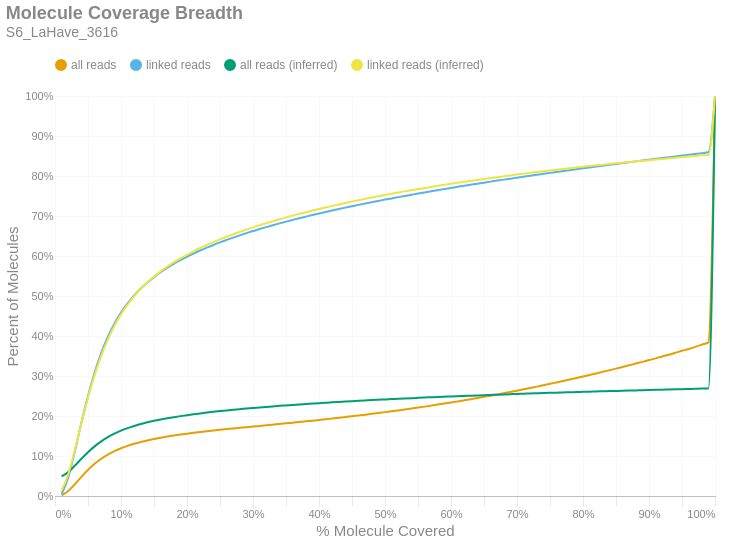

Notebook cell for this chart:
### Markdown cell above
### Molecule Read Coverage
This chart shows molecule coverage breadth as computed by the number of bases aligned to that molecule. In other words, "*how much of each unique long molecule is actually sequenced/aligned?*" Keep in mind there is a distinction between sequences and alignments, since some sequences belonging to a particular molecule may not align well and wouldn't appear in the alignment data. This chart also shows molecule coverage breadth as computed by the *inferred fragment* from which the aligned sequences originate. Unlike read coverage, this calculation takes into account the total insert size, including unsequenced gaps between the forward and reverse reads. Like the previous figures, these are cumulative percents.

### Code cell
if SKIPLR:
    print_html(f"Skipped")
else:
    binned_df = consolidated_hist(valids['coverage_bp'], mask, 0.01, True)
    binned_df_inf = consolidated_hist(valids['coverage_inserts'], mask, 0.01, True)
    binned_df = binned_df.with_columns(pl.lit(binned_df_inf['all reads (cumsum)']).alias('all reads (inferred)'))
    binned_df = binned_df.with_columns(pl.lit(binned_df_inf['linked reads (cumsum)']).alias('linked reads (inferred)'))
    binned_df = binned_df.with_columns(
        (pl.col('bin').cast(pl.Float64) + 0.01).alias('right_edge')
    )

    with SafeRender(binned_df):
        (
            density_plot(binned_df, 'Molecule Coverage Breadth', samplename, 'molcov', ['all reads (inferred)','linked reads (inferred)'])
            .encode(
                #x=alt.X('bin:Q', title="% Molecule Covered").axis(format = '%').scale(padding=0),
                x=alt.X('right_edge:Q', title="% Molecule Covered").axis(format='%').scale(padding=0),
                y=alt.Y('value:Q', title='Percent of Molecules')
                    .axis(format='%')
                    .stack(False)
                    .scale(domainMin=0, padding=0),
                color=alt.Color("key:N").scale(domain = ["all reads", "linked reads", "all reads (inferred)", "linked reads (inferred)"]),
                tooltip = [
                    alt.Tooltip("key:N", title = "Data Type"),
                    alt.Tooltip("range_label:N", title="% Molecule Covered"),
                    alt.Tooltip("value:Q", format = ".2%", title="% Molecules")
                ]
            )
        ).display()

### Figure 1 — Vega-Lite specification as saved in the notebook (floating-point values rounded to 4 significant figures)
{"width": "container", "height": 400, "config": {"title": {"anchor": "start", "dy": -15, "fontSize": 18, "color": "#888888", "subtitleColor": "#888888", "subtitleFontSize": 14}, "arc": {"fill": "#0072B2"}, "axis": {"domainColor": "#888888", "domainWidth": 0.5, "gridWidth": 0.2, "grid": false, "titleFontWeight": 400, "titleFontSize": 15, "labelFontSize": 11, "labelColor": "#888888", "tickColor": "#888888", "tickWidth": 0.2, "titleColor": "#888888"}, "axisBand": {"grid": false}, "axisX": {"grid": true, "tickSize": 10, "domainCap": "round"}, "axisY": {"domain": false, "grid": true, "tickSize": 0, "domainCap": "round"}, "background": "transparent", "header": {"labelFontSize": 15, "labelColor": "#888888", "titleFontSize": 15, "titleFontWeight": 600, "titleColor": "#888888"}, "legend": {"labelFont": "sans-serif", "labelFontSize": 12, "labelColor": "#888888", "symbolSize": 100, "symbolType": "circle", "titleFontSize": 12, "titlePadding": 10, "titleColor": "#888888", "title": null, "orient": "top"}, "range": {"category": ["#E69F00", "#56B4E9", "#009E73", "#F0E442", "#0072B2", "#D55E00", "#CC79A7", "#000000"], "diverging": ["#cfe8f3", "#a2d4ec", "#73bfe2", "#46abdb", "#1696d2", "#12719e"]}, "area": {"fill": "#0072B2", "fillOpacity": 0.7, "line": true, "strokeOpacity": 0.7}, "line": {"color": "#0072B2", "stroke": "#0072B2", "strokeWidth": 2}, "trail": {"color": "#0072B2", "stroke": "#0072B2", "strokeWidth": 0, "size": 1}, "point": {"filled": true, "fillOpacity": 1.0, "size": 95}, "text": {"color": "#888888", "fontSize": 11, "align": "right", "fontWeight": 400, "size": 11}, "bar": {"fill": "#0072B2", "stroke": null}, "view": {"stroke": null, "continuousWidth": 660, "continuousHeight": 400}}, "data": {"name": "data-2b6fc1c34447306b437c66c441add34c"}, "mark": {"type": "line", "interpolate": "monotone", "point": {"opacity": 0, "size": 275}}, "encoding": {"color": {"field": "key", "scale": {"domain": ["all reads", "linked reads", "all reads (inferred)", "linked reads (inferred)"]}, "type": "nominal"}, "tooltip": [{"field": "key", "title": "Data Type", "type": "nominal"}, {"field": "range_label", "title": "% Molecule Covered", "type": "nominal"}, {"field": "value", "format": ".2%", "title": "% Molecules", "type": "quantitative"}], "x": {"axis": {"format": "%"}, "field": "right_edge", "scale": {"padding": 0}, "title": "% Molecule Covered", "type": "quantitative"}, "y": {"axis": {"format": "%"}, "field": "value", "scale": {"domainMin": 0, "padding": 0}, "stack": false, "title": "Percent of Molecules", "type": "quantitative"}}, "params": [{"name": "param_c36ac31b6afebe62", "select": {"type": "point", "fields": ["key"]}, "bind": "legend"}], "title": {"text": "Molecule Coverage Breadth", "subtitle": "S6_LaHave_3616"}, "transform": [{"fold": ["all reads (cumsum)", "linked reads (cumsum)", "all reads (inferred)", "linked reads (inferred)"]}, {"calculate": "replace(datum.key, ' (cumsum)', '')", "as": "key"}, {"filter": {"param": "param_c36ac31b6afebe62"}}], "usermeta": {"embedOptions": {"downloadFileName": "S6_LaHave_3616.molcov"}}, "$schema": "https://vega.github.io/schema/vega-lite/v6.1.0.json", "datasets": {"data-2b6fc1c34447306b437c66c441add34c": [{"bin": "0.0", "interval": "0.0-0.01", "all reads": 0.001461, "linked reads": 0.005003, "all reads (cumsum)": 0.001461, "linked reads (cumsum)": 0.005003, "range_label": "0.0-0.01", "all reads (inferred)": 0.04905, "linked reads (inferred)": 0.0133, "right_edge": 0.01}, {"bin": "0.01", "interval": "0.01-0.02", "all reads": 0.01077, "linked reads": 0.04077, "all reads (cumsum)": 0.01223, "linked reads (cumsum)": 0.04577, "range_label": "0.01-0.02", "all reads (inferred)": 0.05971, "linked reads (inferred)": 0.05372, "right_edge": 0.02}, {"bin": "0.02", "interval": "0.02-0.03", "all reads": 0.01704, "linked reads": 0.06551, "all reads (cumsum)": 0.02927, "linked reads (cumsum)": 0.1113, "range_label": "0.02-0.03", "all reads (inferred)": 0.07564, "linked reads (inferred)": 0.115, "right_edge": 0.03}, {"bin": "0.03", "interval": "0.03-0.04", "all reads": 0.01861, "linked reads": 0.07175, "all reads (cumsum)": 0.04788, "linked reads (cumsum)": 0.183, "range_label": "0.03-0.04", "all reads (inferred)": 0.09294, "linked reads (inferred)": 0.1819, "right_edge": 0.04}, {"bin": "0.04", "interval": "0.04-0.05", "all reads": 0.0174, "linked reads": 0.06718, "all reads (cumsum)": 0.06528, "linked reads (cumsum)": 0.2502, "range_label": "0.04-0.05", "all reads (inferred)": 0.1095, "linked reads (inferred)": 0.2458, "right_edge": 0.05}, {"bin": "0.05", "interval": "0.05-0.06", "all reads": 0.0151, "linked reads": 0.05829, "all reads (cumsum)": 0.08039, "linked reads (cumsum)": 0.3085, "range_label": "0.05-0.06", "all reads (inferred)": 0.1241, "linked reads (inferred)": 0.3022, "right_edge": 0.06}, {"bin": "0.06", "interval": "0.06-0.07", "all reads": 0.01266, "linked reads": 0.04881, "all reads (cumsum)": 0.09304, "linked reads (cumsum)": 0.3573, "range_label": "0.06-0.07", "all reads (inferred)": 0.1365, "linked reads (inferred)": 0.3504, "right_edge": 0.07}, {"bin": "0.07", "interval": "0.07-0.08", "all reads": 0.01045, "linked reads": 0.04031, "all reads (cumsum)": 0.1035, "linked reads (cumsum)": 0.3976, "range_label": "0.07-0.08", "all reads (inferred)": 0.1471, "linked reads (inferred)": 0.3912, "right_edge": 0.08}, {"bin": "0.08", "interval": "0.08-0.09", "all reads": 0.008617, "linked reads": 0.03319, "all reads (cumsum)": 0.1121, "linked reads (cumsum)": 0.4308, "range_label": "0.08-0.09", "all reads (inferred)": 0.1559, "linked reads (inferred)": 0.4251, "right_edge": 0.09}, {"bin": "0.09", "interval": "0.09-0.1", "all reads": 0.007203, "linked reads": 0.0277, "all reads (cumsum)": 0.1193, "linked reads (cumsum)": 0.4585, "range_label": "0.09-0.1", "all reads (inferred)": 0.1634, "linked reads (inferred)": 0.454, "right_edge": 0.1}, {"bin": "0.1", "interval": "0.1-0.11", "all reads": 0.005994, "linked reads": 0.02299, "all reads (cumsum)": 0.1253, "linked reads (cumsum)": 0.4815, "range_label": "0.1-0.11", "all reads (inferred)": 0.1697, "linked reads (inferred)": 0.4785, "right_edge": 0.11}, {"bin": "0.11", "interval": "0.11-0.12", "all reads": 0.005186, "linked reads": 0.01988, "all reads (cumsum)": 0.1305, "linked reads (cumsum)": 0.5014, "range_label": "0.11-0.12", "all reads (inferred)": 0.1752, "linked reads (inferred)": 0.4996, "right_edge": 0.12}, {"bin": "0.12", "interval": "0.12-0.13", "all reads": 0.00449, "linked reads": 0.0172, "all reads (cumsum)": 0.135, "linked reads (cumsum)": 0.5186, "range_label": "0.12-0.13", "all reads (inferred)": 0.18, "linked reads (inferred)": 0.5181, "right_edge": 0.13}, {"bin": "0.13", "interval": "0.13-0.14", "all reads": 0.003957, "linked reads": 0.01511, "all reads (cumsum)": 0.1389, "linked reads (cumsum)": 0.5337, "range_label": "0.13-0.14", "all reads (inferred)": 0.1842, "linked reads (inferred)": 0.5342, "right_edge": 0.14}, {"bin": "0.14", "interval": "0.14-0.15", "all reads": 0.003502, "linked reads": 0.01338, "all reads (cumsum)": 0.1424, "linked reads (cumsum)": 0.5471, "range_label": "0.14-0.15", "all reads (inferred)": 0.1879, "linked reads (inferred)": 0.5487, "right_edge": 0.15}, {"bin": "0.15", "interval": "0.15-0.16", "all reads": 0.003198, "linked reads": 0.01216, "all reads (cumsum)": 0.1456, "linked reads (cumsum)": 0.5592, "range_label": "0.15-0.16", "all reads (inferred)": 0.1913, "linked reads (inferred)": 0.5616, "right_edge": 0.16}, {"bin": "0.16", "interval": "0.16-0.17", "all reads": 0.002906, "linked reads": 0.01105, "all reads (cumsum)": 0.1485, "linked reads (cumsum)": 0.5703, "range_label": "0.16-0.17", "all reads (inferred)": 0.1944, "linked reads (inferred)": 0.5734, "right_edge": 0.17}, {"bin": "0.17", "interval": "0.17-0.18", "all reads": 0.002662, "linked reads": 0.01008, "all reads (cumsum)": 0.1512, "linked reads (cumsum)": 0.5804, "range_label": "0.17-0.18", "all reads (inferred)": 0.1971, "linked reads (inferred)": 0.584, "right_edge": 0.18}, {"bin": "0.18", "interval": "0.18-0.19", "all reads": 0.002447, "linked reads": 0.009231, "all reads (cumsum)": 0.1537, "linked reads (cumsum)": 0.5896, "range_label": "0.18-0.19", "all reads (inferred)": 0.1997, "linked reads (inferred)": 0.5938, "right_edge": 0.19}, {"bin": "0.19", "interval": "0.19-0.2", "all reads": 0.002257, "linked reads": 0.008505, "all reads (cumsum)": 0.1559, "linked reads (cumsum)": 0.5981, "range_label": "0.19-0.2", "all reads (inferred)": 0.2021, "linked reads (inferred)": 0.6031, "right_edge": 0.2}, {"bin": "0.2", "interval": "0.2-0.21", "all reads": 0.002141, "linked reads": 0.00802, "all reads (cumsum)": 0.158, "linked reads (cumsum)": 0.6061, "range_label": "0.2-0.21", "all reads (inferred)": 0.2044, "linked reads (inferred)": 0.6118, "right_edge": 0.21}, {"bin": "0.21", "interval": "0.21-0.22", "all reads": 0.002021, "linked reads": 0.007547, "all reads (cumsum)": 0.1601, "linked reads (cumsum)": 0.6137, "range_label": "0.21-0.22", "all reads (inferred)": 0.2065, "linked reads (inferred)": 0.62, "right_edge": 0.22}, {"bin": "0.22", "interval": "0.22-0.23", "all reads": 0.001927, "linked reads": 0.007161, "all reads (cumsum)": 0.162, "linked reads (cumsum)": 0.6208, "range_label": "0.22-0.23", "all reads (inferred)": 0.2085, "linked reads (inferred)": 0.6277, "right_edge": 0.23}, {"bin": "0.23", "interval": "0.23-0.24", "all reads": 0.001842, "linked reads": 0.006793, "all reads (cumsum)": 0.1638, "linked reads (cumsum)": 0.6276, "range_label": "0.23-0.24", "all reads (inferred)": 0.2104, "linked reads (inferred)": 0.6348, "right_edge": 0.24}, {"bin": "0.24", "interval": "0.24-0.25", "all reads": 0.001775, "linked reads": 0.006521, "all reads (cumsum)": 0.1656, "linked reads (cumsum)": 0.6341, "range_label": "0.24-0.25", "all reads (inferred)": 0.2122, "linked reads (inferred)": 0.6417, "right_edge": 0.25}, {"bin": "0.25", "interval": "0.25-0.26", "all reads": 0.00166, "linked reads": 0.006037, "all reads (cumsum)": 0.1673, "linked reads (cumsum)": 0.6402, "range_label": "0.25-0.26", "all reads (inferred)": 0.2139, "linked reads (inferred)": 0.6481, "right_edge": 0.26}, {"bin": "0.26", "interval": "0.26-0.27", "all reads": 0.001629, "linked reads": 0.005851, "all reads (cumsum)": 0.1689, "linked reads (cumsum)": 0.646, "range_label": "0.26-0.27", "all reads (inferred)": 0.2155, "linked reads (inferred)": 0.6543, "right_edge": 0.27}, {"bin": "0.27", "interval": "0.27-0.28", "all reads": 0.001589, "linked reads": 0.005613, "all reads (cumsum)": 0.1705, "linked reads (cumsum)": 0.6516, "range_label": "0.27-0.28", "all reads (inferred)": 0.2171, "linked reads (inferred)": 0.6602, "right_edge": 0.28}, {"bin": "0.28", "interval": "0.28-0.29", "all reads": 0.001589, "linked reads": 0.005477, "all reads (cumsum)": 0.1721, "linked reads (cumsum)": 0.6571, "range_label": "0.28-0.29", "all reads (inferred)": 0.2186, "linked reads (inferred)": 0.6661, "right_edge": 0.29}, {"bin": "0.29", "interval": "0.29-0.3", "all reads": 0.001606, "linked reads": 0.005325, "all reads (cumsum)": 0.1737, "linked reads (cumsum)": 0.6624, "range_label": "0.29-0.3", "all reads (inferred)": 0.22, "linked reads (inferred)": 0.6716, "right_edge": 0.3}, {"bin": "0.3", "interval": "0.3-0.31", "all reads": 0.001546, "linked reads": 0.004947, "all reads (cumsum)": 0.1752, "linked reads (cumsum)": 0.6674, "range_label": "0.3-0.31", "all reads (inferred)": 0.2214, "linked reads (inferred)": 0.6769, "right_edge": 0.31}, {"bin": "0.31", "interval": "0.31-0.32", "all reads": 0.001587, "linked reads": 0.004849, "all reads (cumsum)": 0.1768, "linked reads (cumsum)": 0.6722, "range_label": "0.31-0.32", "all reads (inferred)": 0.2228, "linked reads (inferred)": 0.6819, "right_edge": 0.32}, {"bin": "0.32", "interval": "0.32-0.33", "all reads": 0.001592, "linked reads": 0.004721, "all reads (cumsum)": 0.1784, "linked reads (cumsum)": 0.677, "range_label": "0.32-0.33", "all reads (inferred)": 0.2241, "linked reads (inferred)": 0.6869, "right_edge": 0.33}, {"bin": "0.33", "interval": "0.33-0.34", "all reads": 0.001587, "linked reads": 0.004526, "all reads (cumsum)": 0.18, "linked reads (cumsum)": 0.6815, "range_label": "0.33-0.34", "all reads (inferred)": 0.2253, "linked reads (inferred)": 0.6917, "right_edge": 0.34}, {"bin": "0.34", "interval": "0.34-0.35", "all reads": 0.001602, "linked reads": 0.004369, "all reads (cumsum)": 0.1816, "linked reads (cumsum)": 0.6859, "range_label": "0.34-0.35", "all reads (inferred)": 0.2265, "linked reads (inferred)": 0.6963, "right_edge": 0.35}, {"bin": "0.35", "interval": "0.35-0.36", "all reads": 0.001661, "linked reads": 0.004323, "all reads (cumsum)": 0.1833, "linked reads (cumsum)": 0.6902, "range_label": "0.35-0.36", "all reads (inferred)": 0.2277, "linked reads (inferred)": 0.7009, "right_edge": 0.36}, {"bin": "0.36", "interval": "0.36-0.37", "all reads": 0.001693, "linked reads": 0.004225, "all reads (cumsum)": 0.185, "linked reads (cumsum)": 0.6944, "range_label": "0.36-0.37", "all reads (inferred)": 0.2289, "linked reads (inferred)": 0.7052, "right_edge": 0.37}, {"bin": "0.37", "interval": "0.37-0.38", "all reads": 0.001659, "linked reads": 0.004024, "all reads (cumsum)": 0.1866, "linked reads (cumsum)": 0.6984, "range_label": "0.37-0.38", "all reads (inferred)": 0.23, "linked reads (inferred)": 0.7095, "right_edge": 0.38}, {"bin": "0.38", "interval": "0.38-0.39", "all reads": 0.00171, "linked reads": 0.003963, "all reads (cumsum)": 0.1883, "linked reads (cumsum)": 0.7024, "range_label": "0.38-0.39", "all reads (inferred)": 0.2311, "linked reads (inferred)": 0.7135, "right_edge": 0.39}, {"bin": "0.39", "interval": "0.39-0.4", "all reads": 0.001751, "linked reads": 0.003845, "all reads (cumsum)": 0.1901, "linked reads (cumsum)": 0.7062, "range_label": "0.39-0.4", "all reads (inferred)": 0.2322, "linked reads (inferred)": 0.7176, "right_edge": 0.4}, {"bin": "0.4", "interval": "0.4-0.41", "all reads": 0.001756, "linked reads": 0.00378, "all reads (cumsum)": 0.1918, "linked reads (cumsum)": 0.71, "range_label": "0.4-0.41", "all reads (inferred)": 0.2332, "linked reads (inferred)": 0.7215, "right_edge": 0.41}, {"bin": "0.41", "interval": "0.41-0.42", "all reads": 0.001825, "linked reads": 0.003691, "all reads (cumsum)": 0.1937, "linked reads (cumsum)": 0.7137, "range_label": "0.41-0.42", "all reads (inferred)": 0.2342, "linked reads (inferred)": 0.7253, "right_edge": 0.42}, {"bin": "0.42", "interval": "0.42-0.43", "all reads": 0.001853, "linked reads": 0.003638, "all reads (cumsum)": 0.1955, "linked reads (cumsum)": 0.7173, "range_label": "0.42-0.43", "all reads (inferred)": 0.2352, "linked reads (inferred)": 0.729, "right_edge": 0.43}, {"bin": "0.43", "interval": "0.43-0.44", "all reads": 0.001895, "linked reads": 0.003553, "all reads (cumsum)": 0.1974, "linked reads (cumsum)": 0.7209, "range_label": "0.43-0.44", "all reads (inferred)": 0.2361, "linked reads (inferred)": 0.7326, "right_edge": 0.44}, {"bin": "0.44", "interval": "0.44-0.45", "all reads": 0.001912, "linked reads": 0.003457, "all reads (cumsum)": 0.1993, "linked reads (cumsum)": 0.7244, "range_label": "0.44-0.45", "all reads (inferred)": 0.2371, "linked reads (inferred)": 0.7361, "right_edge": 0.45}, {"bin": "0.45", "interval": "0.45-0.46", "all reads": 0.001978, "linked reads": 0.003481, "all reads (cumsum)": 0.2013, "linked reads (cumsum)": 0.7278, "range_label": "0.45-0.46", "all reads (inferred)": 0.238, "linked reads (inferred)": 0.7396, "right_edge": 0.46}, {"bin": "0.46", "interval": "0.46-0.47", "all reads": 0.002006, "linked reads": 0.003378, "all reads (cumsum)": 0.2033, "linked reads (cumsum)": 0.7312, "range_label": "0.46-0.47", "all reads (inferred)": 0.2389, "linked reads (inferred)": 0.743, "right_edge": 0.47}, {"bin": "0.47", "interval": "0.47-0.48", "all reads": 0.002059, "linked reads": 0.003282, "all reads (cumsum)": 0.2054, "linked reads (cumsum)": 0.7345, "range_label": "0.47-0.48", "all reads (inferred)": 0.2398, "linked reads (inferred)": 0.7463, "right_edge": 0.48}, {"bin": "0.48", "interval": "0.48-0.49", "all reads": 0.002033, "linked reads": 0.00322, "all reads (cumsum)": 0.2074, "linked reads (cumsum)": 0.7377, "range_label": "0.48-0.49", "all reads (inferred)": 0.2406, "linked reads (inferred)": 0.7495, "right_edge": 0.49}, {"bin": "0.49", "interval": "0.49-0.5", "all reads": 0.00227, "linked reads": 0.003282, "all reads (cumsum)": 0.2097, "linked reads (cumsum)": 0.741, "range_label": "0.49-0.5", "all reads (inferred)": 0.2415, "linked reads (inferred)": 0.7527, "right_edge": 0.5}, {"bin": "0.5", "interval": "0.5-0.51", "all reads": 0.002028, "linked reads": 0.002997, "all reads (cumsum)": 0.2117, "linked reads (cumsum)": 0.744, "range_label": "0.5-0.51", "all reads (inferred)": 0.2423, "linked reads (inferred)": 0.7557, "right_edge": 0.51}, {"bin": "0.51", "interval": "0.51-0.52", "all reads": 0.002311, "linked reads": 0.003163, "all reads (cumsum)": 0.214, "linked reads (cumsum)": 0.7472, "range_label": "0.51-0.52", "all reads (inferred)": 0.2431, "linked reads (inferred)": 0.7587, "right_edge": 0.52}, {"bin": "0.52", "interval": "0.52-0.53", "all reads": 0.002265, "linked reads": 0.00298, "all reads (cumsum)": 0.2163, "linked reads (cumsum)": 0.7501, "range_label": "0.52-0.53", "all reads (inferred)": 0.2438, "linked reads (inferred)": 0.7616, "right_edge": 0.53}, {"bin": "0.53", "interval": "0.53-0.54", "all reads": 0.002355, "linked reads": 0.002932, "all reads (cumsum)": 0.2186, "linked reads (cumsum)": 0.7531, "range_label": "0.53-0.54", "all reads (inferred)": 0.2446, "linked reads (inferred)": 0.7645, "right_edge": 0.54}, {"bin": "0.54", "interval": "0.54-0.55", "all reads": 0.002377, "linked reads": 0.002935, "all reads (cumsum)": 0.221, "linked reads (cumsum)": 0.756, "range_label": "0.54-0.55", "all reads (inferred)": 0.2454, "linked reads (inferred)": 0.7673, "right_edge": 0.55}, {"bin": "0.55", "interval": "0.55-0.56", "all reads": 0.00246, "linked reads": 0.002876, "all reads (cumsum)": 0.2235, "linked reads (cumsum)": 0.7589, "range_label": "0.55-0.56", "all reads (inferred)": 0.2461, "linked reads (inferred)": 0.77, "right_edge": 0.56}, {"bin": "0.56", "interval": "0.56-0.57", "all reads": 0.002501, "linked reads": 0.002912, "all reads (cumsum)": 0.226, "linked reads (cumsum)": 0.7618, "range_label": "0.56-0.57", "all reads (inferred)": 0.2468, "linked reads (inferred)": 0.7727, "right_edge": 0.57}, {"bin": "0.57", "interval": "0.57-0.58", "all reads": 0.002507, "linked reads": 0.002798, "all reads (cumsum)": 0.2285, "linked reads (cumsum)": 0.7646, "range_label": "0.57-0.58", "all reads (inferred)": 0.2475, "linked reads (inferred)": 0.7754, "right_edge": 0.58}, {"bin": "0.58", "interval": "0.58-0.59", "all reads": 0.002596, "linked reads": 0.002794, "all reads (cumsum)": 0.2311, "linked reads (cumsum)": 0.7674, "range_label": "0.58-0.59", "all reads (inferred)": 0.2482, "linked reads (inferred)": 0.778, "right_edge": 0.59}, {"bin": "0.59", "interval": "0.59-0.6", "all reads": 0.002687, "linked reads": 0.002782, "all reads (cumsum)": 0.2338, "linked reads (cumsum)": 0.7702, "range_label": "0.59-0.6", "all reads (inferred)": 0.2489, "linked reads (inferred)": 0.7806, "right_edge": 0.6}, {"bin": "0.6", "interval": "0.6-0.61", "all reads": 0.002635, "linked reads": 0.002699, "all reads (cumsum)": 0.2364, "linked reads (cumsum)": 0.7729, "range_label": "0.6-0.61", "all reads (inferred)": 0.2496, "linked reads (inferred)": 0.7831, "right_edge": 0.61}, {"bin": "0.61", "interval": "0.61-0.62", "all reads": 0.00278, "linked reads": 0.002667, "all reads (cumsum)": 0.2392, "linked reads (cumsum)": 0.7755, "range_label": "0.61-0.62", "all reads (inferred)": 0.2502, "linked reads (inferred)": 0.7854, "right_edge": 0.62}, {"bin": "0.62", "interval": "0.62-0.63", "all reads": 0.002838, "linked reads": 0.002662, "all reads (cumsum)": 0.242, "linked reads (cumsum)": 0.7782, "range_label": "0.62-0.63", "all reads (inferred)": 0.2509, "linked reads (inferred)": 0.7879, "right_edge": 0.63}, {"bin": "0.63", "interval": "0.63-0.64", "all reads": 0.002924, "linked reads": 0.002636, "all reads (cumsum)": 0.2449, "linked reads (cumsum)": 0.7808, "range_label": "0.63-0.64", "all reads (inferred)": 0.2515, "linked reads (inferred)": 0.7902, "right_edge": 0.64}, {"bin": "0.64", "interval": "0.64-0.65", "all reads": 0.002886, "linked reads": 0.002561, "all reads (cumsum)": 0.2478, "linked reads (cumsum)": 0.7834, "range_label": "0.64-0.65", "all reads (inferred)": 0.2521, "linked reads (inferred)": 0.7925, "right_edge": 0.65}, {"bin": "0.65", "interval": "0.65-0.66", "all reads": 0.003047, "linked reads": 0.002556, "all reads (cumsum)": 0.2509, "linked reads (cumsum)": 0.786, "range_label": "0.65-0.66", "all reads (inferred)": 0.2528, "linked reads (inferred)": 0.7948, "right_edge": 0.66}, {"bin": "0.66", "interval": "0.66-0.67", "all reads": 0.003036, "linked reads": 0.002534, "all reads (cumsum)": 0.2539, "linked reads (cumsum)": 0.7885, "range_label": "0.66-0.67", "all reads (inferred)": 0.2534, "linked reads (inferred)": 0.7971, "right_edge": 0.67}, {"bin": "0.67", "interval": "0.67-0.68", "all reads": 0.003102, "linked reads": 0.002427, "all reads (cumsum)": 0.257, "linked reads (cumsum)": 0.7909, "range_label": "0.67-0.68", "all reads (inferred)": 0.254, "linked reads (inferred)": 0.7993, "right_edge": 0.68}, {"bin": "0.68", "interval": "0.68-0.69", "all reads": 0.003119, "linked reads": 0.002407, "all reads (cumsum)": 0.2601, "linked reads (cumsum)": 0.7933, "range_label": "0.68-0.69", "all reads (inferred)": 0.2545, "linked reads (inferred)": 0.8015, "right_edge": 0.69}, {"bin": "0.69", "interval": "0.69-0.7", "all reads": 0.003249, "linked reads": 0.002459, "all reads (cumsum)": 0.2634, "linked reads (cumsum)": 0.7958, "range_label": "0.69-0.7", "all reads (inferred)": 0.2551, "linked reads (inferred)": 0.8037, "right_edge": 0.7}, {"bin": "0.7", "interval": "0.7-0.71", "all reads": 0.00325, "linked reads": 0.002452, "all reads (cumsum)": 0.2666, "linked reads (cumsum)": 0.7982, "range_label": "0.7-0.71", "all reads (inferred)": 0.2557, "linked reads (inferred)": 0.8058, "right_edge": 0.71}, {"bin": "0.71", "interval": "0.71-0.72", "all reads": 0.003338, "linked reads": 0.002475, "all reads (cumsum)": 0.27, "linked reads (cumsum)": 0.8007, "range_label": "0.71-0.72", "all reads (inferred)": 0.2563, "linked reads (inferred)": 0.8079, "right_edge": 0.72}, {"bin": "0.72", "interval": "0.72-0.73", "all reads": 0.003455, "linked reads": 0.002386, "all reads (cumsum)": 0.2734, "linked reads (cumsum)": 0.8031, "range_label": "0.72-0.73", "all reads (inferred)": 0.2568, "linked reads (inferred)": 0.8099, "right_edge": 0.73}, {"bin": "0.73", "interval": "0.73-0.74", "all reads": 0.003403, "linked reads": 0.002368, "all reads (cumsum)": 0.2768, "linked reads (cumsum)": 0.8055, "range_label": "0.73-0.74", "all reads (inferred)": 0.2574, "linked reads (inferred)": 0.812, "right_edge": 0.74}, {"bin": "0.74", "interval": "0.74-0.75", "all reads": 0.00362, "linked reads": 0.002373, "all reads (cumsum)": 0.2804, "linked reads (cumsum)": 0.8078, "range_label": "0.74-0.75", "all reads (inferred)": 0.2579, "linked reads (inferred)": 0.8139, "right_edge": 0.75}, {"bin": "0.75", "interval": "0.75-0.76", "all reads": 0.003463, "linked reads": 0.002221, "all reads (cumsum)": 0.2839, "linked reads (cumsum)": 0.8101, "range_label": "0.75-0.76", "all reads (inferred)": 0.2584, "linked reads (inferred)": 0.8158, "right_edge": 0.76}, {"bin": "0.76", "interval": "0.76-0.77", "all reads": 0.003635, "linked reads": 0.002338, "all reads (cumsum)": 0.2875, "linked reads (cumsum)": 0.8124, "range_label": "0.76-0.77", "all reads (inferred)": 0.2589, "linked reads (inferred)": 0.8177, "right_edge": 0.77}, {"bin": "0.77", "interval": "0.77-0.78", "all reads": 0.003678, "linked reads": 0.002262, "all reads (cumsum)": 0.2912, "linked reads (cumsum)": 0.8147, "range_label": "0.77-0.78", "all reads (inferred)": 0.2594, "linked reads (inferred)": 0.8195, "right_edge": 0.78}, {"bin": "0.78", "interval": "0.78-0.79", "all reads": 0.003697, "linked reads": 0.002219, "all reads (cumsum)": 0.2949, "linked reads (cumsum)": 0.8169, "range_label": "0.78-0.79", "all reads (inferred)": 0.2599, "linked reads (inferred)": 0.8213, "right_edge": 0.79}, {"bin": "0.79", "interval": "0.79-0.8", "all reads": 0.003965, "linked reads": 0.002344, "all reads (cumsum)": 0.2989, "linked reads (cumsum)": 0.8192, "range_label": "0.79-0.8", "all reads (inferred)": 0.2604, "linked reads (inferred)": 0.8231, "right_edge": 0.8}, {"bin": "0.8", "interval": "0.8-0.81", "all reads": 0.00369, "linked reads": 0.002171, "all reads (cumsum)": 0.3026, "linked reads (cumsum)": 0.8214, "range_label": "0.8-0.81", "all reads (inferred)": 0.2609, "linked reads (inferred)": 0.8249, "right_edge": 0.81}, {"bin": "0.81", "interval": "0.81-0.82", "all reads": 0.003887, "linked reads": 0.002209, "all reads (cumsum)": 0.3064, "linked reads (cumsum)": 0.8236, "range_label": "0.81-0.82", "all reads (inferred)": 0.2613, "linked reads (inferred)": 0.8266, "right_edge": 0.82}, {"bin": "0.82", "interval": "0.82-0.83", "all reads": 0.003969, "linked reads": 0.002152, "all reads (cumsum)": 0.3104, "linked reads (cumsum)": 0.8257, "range_label": "0.82-0.83", "all reads (inferred)": 0.2618, "linked reads (inferred)": 0.8283, "right_edge": 0.83}, {"bin": "0.83", "interval": "0.83-0.84", "all reads": 0.00403, "linked reads": 0.002175, "all reads (cumsum)": 0.3144, "linked reads (cumsum)": 0.8279, "range_label": "0.83-0.84", "all reads (inferred)": 0.2623, "linked reads (inferred)": 0.8301, "right_edge": 0.84}, {"bin": "0.84", "interval": "0.84-0.85", "all reads": 0.004009, "linked reads": 0.002138, "all reads (cumsum)": 0.3185, "linked reads (cumsum)": 0.8301, "range_label": "0.84-0.85", "all reads (inferred)": 0.2627, "linked reads (inferred)": 0.8317, "right_edge": 0.85}, {"bin": "0.85", "interval": "0.85-0.86", "all reads": 0.004151, "linked reads": 0.002194, "all reads (cumsum)": 0.3226, "linked reads (cumsum)": 0.8323, "range_label": "0.85-0.86", "all reads (inferred)": 0.2632, "linked reads (inferred)": 0.8333, "right_edge": 0.86}, {"bin": "0.86", "interval": "0.86-0.87", "all reads": 0.004169, "linked reads": 0.00216, "all reads (cumsum)": 0.3268, "linked reads (cumsum)": 0.8344, "range_label": "0.86-0.87", "all reads (inferred)": 0.2636, "linked reads (inferred)": 0.8349, "right_edge": 0.87}, {"bin": "0.87", "interval": "0.87-0.88", "all reads": 0.00434, "linked reads": 0.002143, "all reads (cumsum)": 0.3311, "linked reads (cumsum)": 0.8366, "range_label": "0.87-0.88", "all reads (inferred)": 0.264, "linked reads (inferred)": 0.8365, "right_edge": 0.88}, {"bin": "0.88", "interval": "0.88-0.89", "all reads": 0.004236, "linked reads": 0.002076, "all reads (cumsum)": 0.3354, "linked reads (cumsum)": 0.8386, "range_label": "0.88-0.89", "all reads (inferred)": 0.2645, "linked reads (inferred)": 0.838, "right_edge": 0.89}, {"bin": "0.89", "interval": "0.89-0.9", "all reads": 0.00448, "linked reads": 0.002122, "all reads (cumsum)": 0.3398, "linked reads (cumsum)": 0.8408, "range_label": "0.89-0.9", "all reads (inferred)": 0.2649, "linked reads (inferred)": 0.8396, "right_edge": 0.9}, {"bin": "0.9", "interval": "0.9-0.91", "all reads": 0.004246, "linked reads": 0.002084, "all reads (cumsum)": 0.3441, "linked reads (cumsum)": 0.8428, "range_label": "0.9-0.91", "all reads (inferred)": 0.2653, "linked reads (inferred)": 0.8411, "right_edge": 0.91}, {"bin": "0.91", "interval": "0.91-0.92", "all reads": 0.004868, "linked reads": 0.002062, "all reads (cumsum)": 0.3489, "linked reads (cumsum)": 0.8449, "range_label": "0.91-0.92", "all reads (inferred)": 0.2658, "linked reads (inferred)": 0.8427, "right_edge": 0.92}, {"bin": "0.92", "interval": "0.92-0.93", "all reads": 0.00433, "linked reads": 0.002078, "all reads (cumsum)": 0.3533, "linked reads (cumsum)": 0.847, "range_label": "0.92-0.93", "all reads (inferred)": 0.2662, "linked reads (inferred)": 0.8442, "right_edge": 0.93}, {"bin": "0.93", "interval": "0.93-0.94", "all reads": 0.004726, "linked reads": 0.002091, "all reads (cumsum)": 0.358, "linked reads (cumsum)": 0.8491, "range_label": "0.93-0.94", "all reads (inferred)": 0.2666, "linked reads (inferred)": 0.8457, "right_edge": 0.94}, {"bin": "0.94", "interval": "0.94-0.95", "all reads": 0.005132, "linked reads": 0.002003, "all reads (cumsum)": 0.3631, "linked reads (cumsum)": 0.8511, "range_label": "0.94-0.95", "all reads (inferred)": 0.2671, "linked reads (inferred)": 0.8472, "right_edge": 0.95}, {"bin": "0.95", "interval": "0.95-0.96", "all reads": 0.004458, "linked reads": 0.002096, "all reads (cumsum)": 0.3676, "linked reads (cumsum)": 0.8532, "range_label": "0.95-0.96", "all reads (inferred)": 0.2675, "linked reads (inferred)": 0.8487, "right_edge": 0.96}, {"bin": "0.96", "interval": "0.96-0.97", "all reads": 0.005186, "linked reads": 0.002006, "all reads (cumsum)": 0.3728, "linked reads (cumsum)": 0.8552, "range_label": "0.96-0.97", "all reads (inferred)": 0.268, "linked reads (inferred)": 0.8503, "right_edge": 0.97}, {"bin": "0.97", "interval": "0.97-0.98", "all reads": 0.00574, "linked reads": 0.002004, "all reads (cumsum)": 0.3785, "linked reads (cumsum)": 0.8572, "range_label": "0.97-0.98", "all reads (inferred)": 0.2685, "linked reads (inferred)": 0.8517, "right_edge": 0.98}, {"bin": "0.98", "interval": "0.98-0.99", "all reads": 0.00542, "linked reads": 0.002137, "all reads (cumsum)": 0.3839, "linked reads (cumsum)": 0.8593, "range_label": "0.98-0.99", "all reads (inferred)": 0.2689, "linked reads (inferred)": 0.8525, "right_edge": 0.99}, {"bin": "0.99", "interval": "0.99-1.0", "all reads": 0.6161, "linked reads": 0.1407, "all reads (cumsum)": 1.0, "linked reads (cumsum)": 1.0, "range_label": "0.99-1.0", "all reads (inferred)": 1.0, "linked reads (inferred)": 1.0, "right_edge": 1.0}]}}
